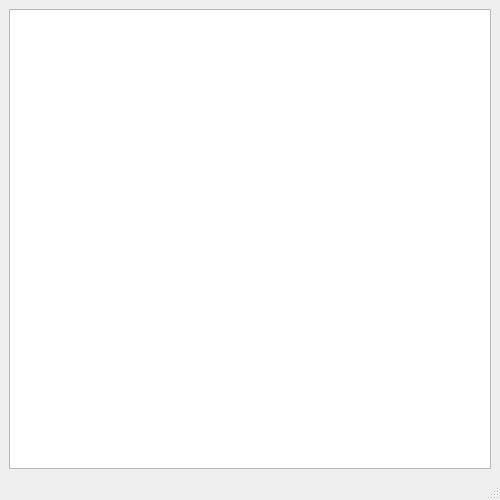
<?xml version="1.0" encoding="UTF-8"?>
<ui version="4.0">
 <class>Server</class>
 <widget class="QMainWindow" name="Server">
  <property name="geometry">
   <rect>
    <x>0</x>
    <y>0</y>
    <width>500</width>
    <height>500</height>
   </rect>
  </property>
  <property name="minimumSize">
   <size>
    <width>500</width>
    <height>500</height>
   </size>
  </property>
  <property name="maximumSize">
   <size>
    <width>500</width>
    <height>500</height>
   </size>
  </property>
  <property name="windowTitle">
   <string>Server</string>
  </property>
  <widget class="QWidget" name="centralwidget">
   <layout class="QGridLayout" name="gridLayout">
    <item row="0" column="0">
     <widget class="QTextEdit" name="tE_info"/>
    </item>
   </layout>
  </widget>
  <widget class="QMenuBar" name="menubar">
   <property name="geometry">
    <rect>
     <x>0</x>
     <y>0</y>
     <width>500</width>
     <height>26</height>
    </rect>
   </property>
  </widget>
  <widget class="QStatusBar" name="statusbar"/>
 </widget>
 <resources/>
 <connections/>
</ui>
